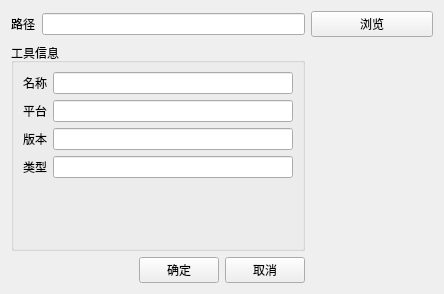
<?xml version="1.0" encoding="UTF-8"?>
<ui version="4.0">
 <class>AddToolWidget</class>
 <widget class="QWidget" name="AddToolWidget">
  <property name="geometry">
   <rect>
    <x>0</x>
    <y>0</y>
    <width>444</width>
    <height>294</height>
   </rect>
  </property>
  <property name="windowTitle">
   <string>Form</string>
  </property>
  <layout class="QGridLayout" name="gridLayout">
   <item row="0" column="3">
    <widget class="QPushButton" name="btn_path">
     <property name="text">
      <string>浏览</string>
     </property>
    </widget>
   </item>
   <item row="1" column="0" colspan="3">
    <widget class="QGroupBox" name="groupBox">
     <property name="title">
      <string>工具信息</string>
     </property>
     <layout class="QVBoxLayout" name="verticalLayout">
      <item>
       <layout class="QHBoxLayout" name="horizontalLayout">
        <item>
         <widget class="QLabel" name="label_name">
          <property name="text">
           <string>名称</string>
          </property>
         </widget>
        </item>
        <item>
         <widget class="QLineEdit" name="lineEdit_name"/>
        </item>
       </layout>
      </item>
      <item>
       <layout class="QHBoxLayout" name="horizontalLayout_3">
        <item>
         <widget class="QLabel" name="label_platform">
          <property name="text">
           <string>平台</string>
          </property>
         </widget>
        </item>
        <item>
         <widget class="QLineEdit" name="lineEdit_platform"/>
        </item>
       </layout>
      </item>
      <item>
       <layout class="QHBoxLayout" name="horizontalLayout_5">
        <item>
         <widget class="QLabel" name="label_version">
          <property name="text">
           <string>版本</string>
          </property>
         </widget>
        </item>
        <item>
         <widget class="QLineEdit" name="lineEdit_version"/>
        </item>
       </layout>
      </item>
      <item>
       <layout class="QHBoxLayout" name="horizontalLayout_4">
        <item>
         <widget class="QLabel" name="label_type">
          <property name="text">
           <string>类型</string>
          </property>
         </widget>
        </item>
        <item>
         <widget class="QLineEdit" name="lineEdit_type"/>
        </item>
       </layout>
      </item>
      <item>
       <widget class="QLabel" name="label_warning">
        <property name="text">
         <string/>
        </property>
       </widget>
      </item>
     </layout>
    </widget>
   </item>
   <item row="2" column="0">
    <spacer name="horizontalSpacer">
     <property name="orientation">
      <enum>Qt::Horizontal</enum>
     </property>
     <property name="sizeHint" stdset="0">
      <size>
       <width>40</width>
       <height>20</height>
      </size>
     </property>
    </spacer>
   </item>
   <item row="2" column="1">
    <widget class="QPushButton" name="btn_ok">
     <property name="text">
      <string>确定</string>
     </property>
    </widget>
   </item>
   <item row="2" column="2">
    <widget class="QPushButton" name="btn_cancel">
     <property name="text">
      <string>取消</string>
     </property>
    </widget>
   </item>
   <item row="2" column="3">
    <spacer name="horizontalSpacer_2">
     <property name="orientation">
      <enum>Qt::Horizontal</enum>
     </property>
     <property name="sizeHint" stdset="0">
      <size>
       <width>40</width>
       <height>20</height>
      </size>
     </property>
    </spacer>
   </item>
   <item row="0" column="0" colspan="3">
    <layout class="QHBoxLayout" name="horizontalLayout_2">
     <item>
      <widget class="QLabel" name="label_path">
       <property name="text">
        <string>路径</string>
       </property>
      </widget>
     </item>
     <item>
      <widget class="QLineEdit" name="lineEdit_path"/>
     </item>
    </layout>
   </item>
  </layout>
 </widget>
 <resources/>
 <connections/>
</ui>
